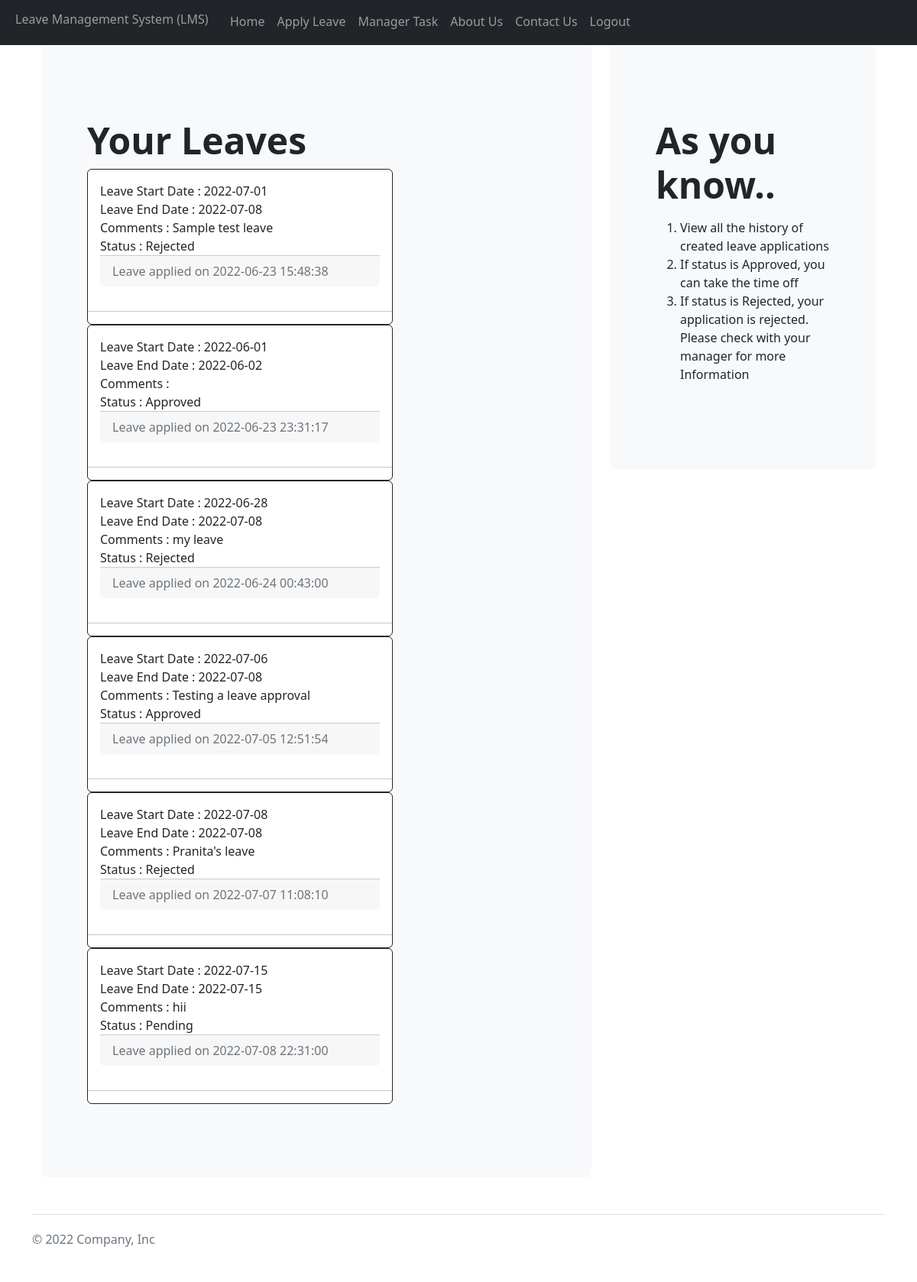
The app's page /home (signed in), older data.
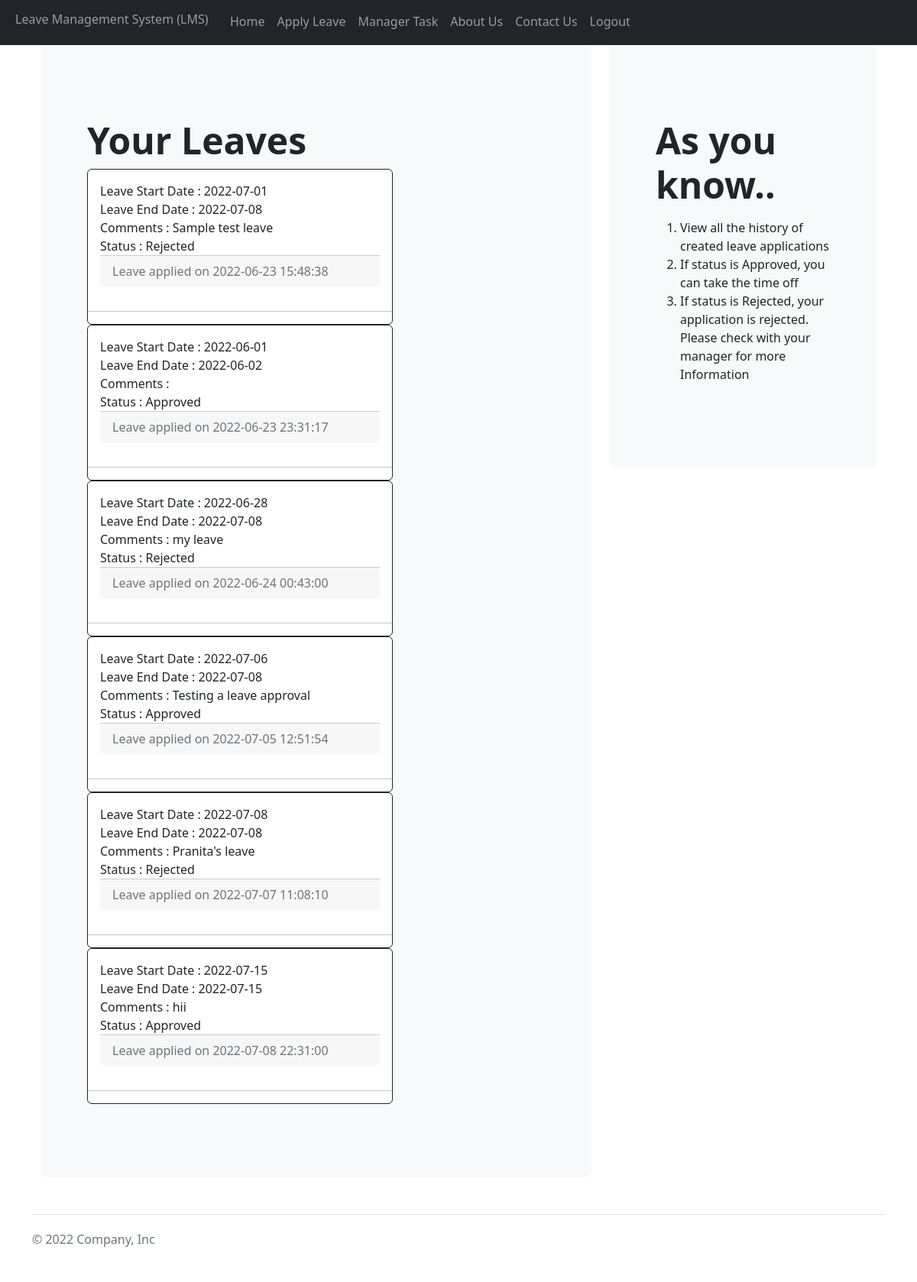
The same page, newer data.
### website/models.py (models this page shows, shortened)
class Leave(db.Model):
    leaveid = db.Column(db.Integer, primary_key= True)
    startdate = db.Column(db.String(50))
    enddate = db.Column(db.String(50))
    comment = db.Column(db.String(200))
    status = db.Column(db.Integer)
    leavedate_created = db.Column(db.DateTime(timezone=True), default= func.now())
    userid = db.Column(db.Integer, db.ForeignKey('user.userid', ondelete="CASCADE"), nullable = false)

### website/views.py (the view)
@views.route("/home")
@login_required
def home():
    leaves = Leave.query.filter_by(userid= current_user.userid)
    return render_template('home.html', user=current_user, leaves= leaves)

### website/__init__.py (called while the page is built)
def create_app():
    app = Flask(__name__)
    app.config['SECRET_KEY'] = "mywebkey"
    app.config['SQLALCHEMY_DATABASE_URI'] = f'sqlite:///database.db'
    db.init_app(app)
    from .views import views
    from .auth import auth
    app.register_blueprint(views, url_prefix ="/" )
    app.register_blueprint(auth, url_prefix ="/" )
    from .models import User, Leave
    create_database(app)
    login_manager = LoginManager()
    login_manager.login_view= "auth.login"
    login_manager.init_app(app)
    @login_manager.user_loader
    def load_user(userid):
        return User.query.get(int(userid))
    return app

### website/templates/home.html (shortened to what this page needs)
    {% extends "base.html" %}
    {% block content %}
    <div class="container">
        <div class="row">
            <div class="col-md-8" >
                <div class="p-5 mb-4 bg-light rounded-3">
                    <div class="container-fluid py-5">
                      <h1 class="display-5 fw-bold">Your Leaves</h1>
                      <div class="col-md-8 form-group" id="leaves">
                        {% for leave in leaves %}
                        <div class="card  center border-dark">
                            <div class="card-body">
                                <div class="card-text">
                                    Leave Start Date : {{leave.startdate}} <br>
                                    Leave End Date : {{leave.enddate}}<br>
                                    Comments : {{leave.comment}}<br>
                                    {% if leave.status==1 %}
                                        Status : Approved
                                    {% endif %}
                                    {% if leave.status==2 %}
                                        Status : Rejected
                                    {% endif %}
                                    {% if leave.status==3 %}
                                        Status : Pending
                                    {% endif %}
                                </div>
                                <div class="card-footer text-muted">
                                    Leave applied on {{leave.leavedate_created}}
                                </div>
                            </div>
                            <hr class="featurette-divider">
                        </div>
                        {% endfor %}
                    </div>
                    </div>
                </div>
            </div>
        <div class="col-md-4" >
        <div class="p-5 mb-4 bg-light rounded-3">
            <div class="container-fluid py-5">
              <h1 class="display-5 fw-bold">As you know..</h1>
              <p class="col-md-8 fs-4">
                <ol>
                    <li>
                        View all the history of created leave applications
                    </li>
                    <li>
                        If status is Approved, you can take the time off
                    </li>
                    <li>
                        If status is Rejected, your application is rejected. Please check with your manager for more Information
                    </li>
                </ol>
              </p>
            </div>
        </div>
        </div>
        </div>
    </div>
    {% endblock %}

Row changes from the older to the newer data that the page shows:
changed Leave "hii": status "Status : Pending" → "Status : Approved"
